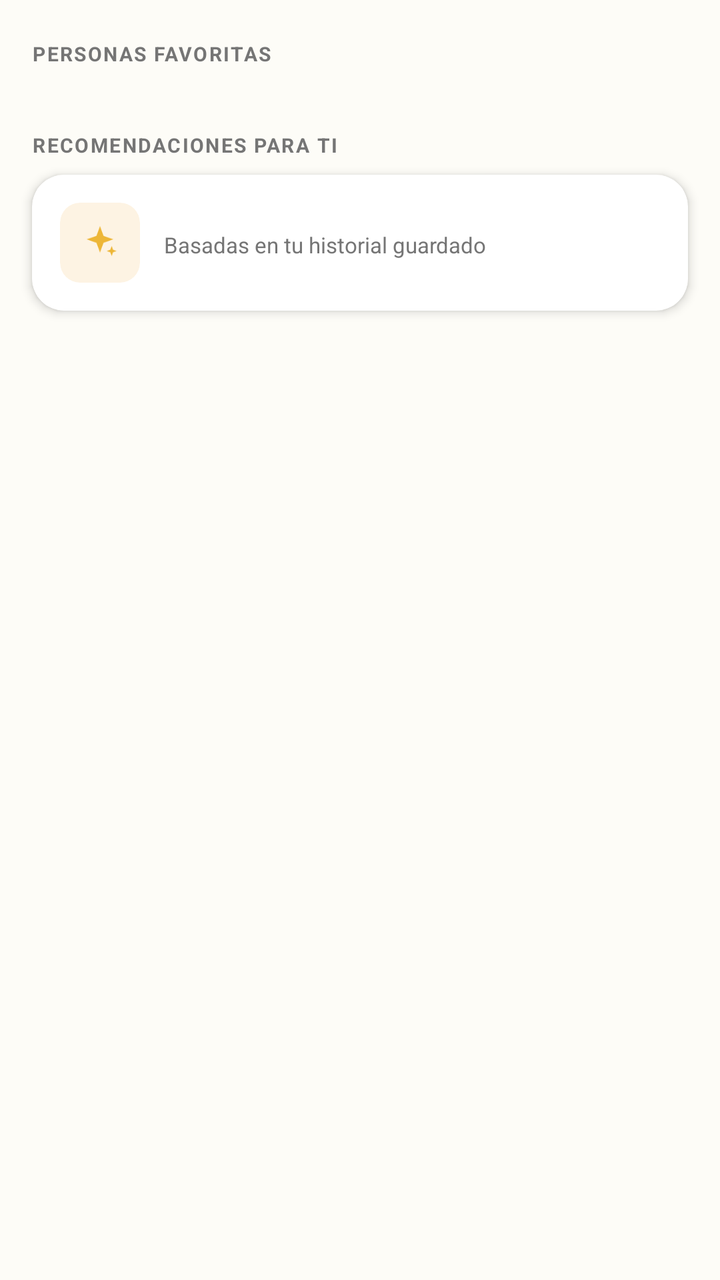
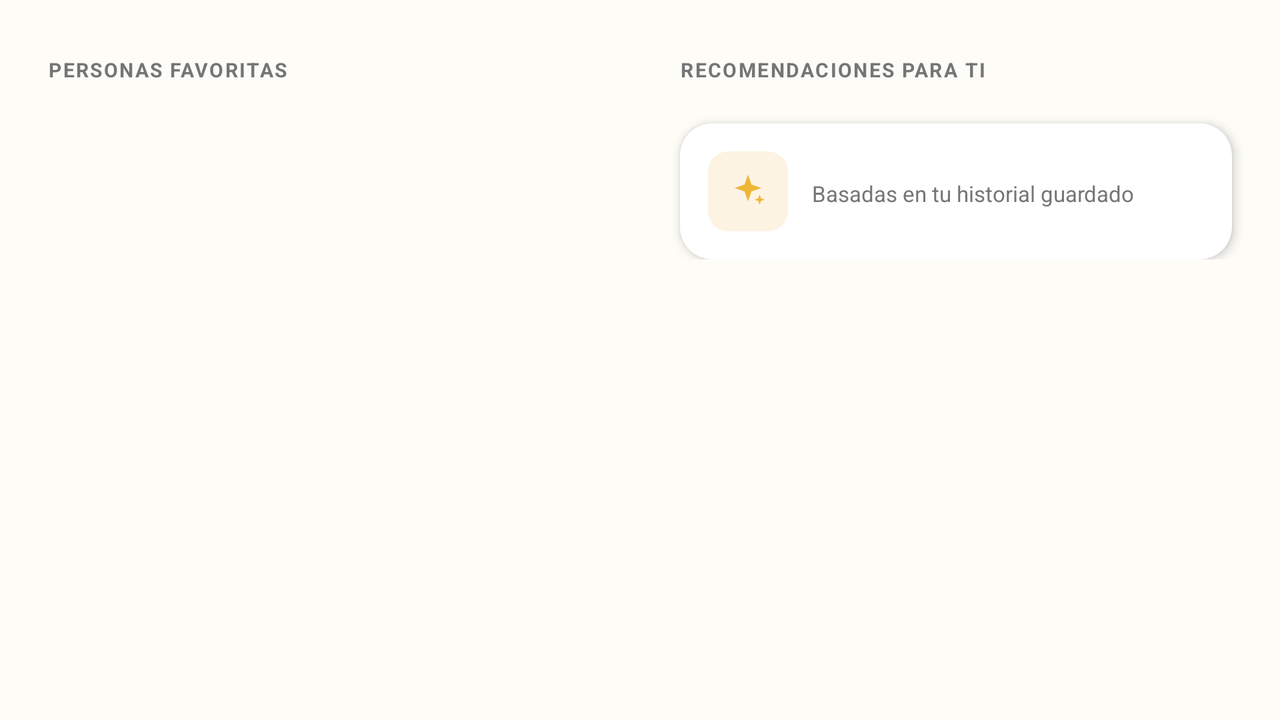

One screen, two layout resources from the same app: the default and the repository's alternative for another configuration. Each is rendered where Android would select it; the XML of both is given below.
<!-- AndroidManifest.xml: application theme Theme.MovieApp -->
<!-- res/layout/fragment_tab_perfil.xml -->
<?xml version="1.0" encoding="utf-8"?>
<androidx.core.widget.NestedScrollView xmlns:android="http://schemas.android.com/apk/res/android"
    xmlns:app="http://schemas.android.com/apk/res-auto"
    android:layout_width="match_parent"
    android:layout_height="match_parent"
    android:fillViewport="true">

    <LinearLayout
        android:layout_width="match_parent"
        android:layout_height="wrap_content"
        android:orientation="vertical"
        android:paddingBottom="32dp">

        <TextView
            android:layout_width="match_parent"
            android:layout_height="wrap_content"
            android:layout_marginStart="16dp"
            android:layout_marginTop="20dp"
            android:layout_marginEnd="16dp"
            android:layout_marginBottom="8dp"
            android:letterSpacing="0.08"
            android:text="@string/personasFavoritas"
            android:textAllCaps="true"
            android:textColor="@color/textoGrisMedio"
            android:textSize="10dp"
            android:textStyle="bold" />

        <androidx.recyclerview.widget.RecyclerView
            android:id="@+id/rvPersonasFavoritas"
            android:layout_width="match_parent"
            android:layout_height="wrap_content"
            android:clipToPadding="false"
            android:nestedScrollingEnabled="false"
            android:orientation="horizontal"
            android:paddingHorizontal="12dp"
            android:paddingBottom="4dp"
            app:layoutManager="androidx.recyclerview.widget.LinearLayoutManager" />

        <LinearLayout
            android:id="@+id/layoutEmptyPersonas"
            android:layout_width="match_parent"
            android:layout_height="wrap_content"
            android:gravity="center"
            android:orientation="vertical"
            android:padding="20dp"
            android:visibility="gone">

            <ImageView
                android:layout_width="36dp"
                android:layout_height="36dp"
                android:layout_marginBottom="8dp"
                android:contentDescription="@null"
                android:src="@drawable/ic_heart_outline"
                app:tint="@color/textoGrisMedio" />

            <TextView
                android:layout_width="wrap_content"
                android:layout_height="wrap_content"
                android:text="@string/sinFavoritos"
                android:textColor="@color/textoGrisMedio"
                android:textSize="13dp" />

        </LinearLayout>

        <TextView
            android:layout_width="match_parent"
            android:layout_height="wrap_content"
            android:layout_marginStart="16dp"
            android:layout_marginTop="20dp"
            android:layout_marginEnd="16dp"
            android:layout_marginBottom="8dp"
            android:letterSpacing="0.08"
            android:text="@string/recomendaciones"
            android:textAllCaps="true"
            android:textColor="@color/textoGrisMedio"
            android:textSize="10dp"
            android:textStyle="bold" />

        <androidx.recyclerview.widget.RecyclerView
            android:id="@+id/rvRecomendaciones"
            android:layout_width="match_parent"
            android:layout_height="wrap_content"
            android:clipToPadding="false"
            android:nestedScrollingEnabled="false"
            android:orientation="horizontal"
            android:paddingHorizontal="12dp"
            app:layoutManager="androidx.recyclerview.widget.LinearLayoutManager" />

        <androidx.cardview.widget.CardView
            android:id="@+id/cardRecomendacionesPlaceholder"
            android:layout_width="match_parent"
            android:layout_height="wrap_content"
            android:layout_marginStart="16dp"
            android:layout_marginEnd="16dp"
            app:cardBackgroundColor="@color/white"
            app:cardCornerRadius="16dp"
            app:cardElevation="3dp">

            <LinearLayout
                android:layout_width="match_parent"
                android:layout_height="wrap_content"
                android:gravity="center_vertical"
                android:orientation="horizontal"
                android:padding="14dp">

                <androidx.cardview.widget.CardView
                    android:layout_width="40dp"
                    android:layout_height="40dp"
                    app:cardBackgroundColor="@color/fondoDoradoClaro"
                    app:cardCornerRadius="10dp"
                    app:cardElevation="0dp">

                    <ImageView
                        android:layout_width="20dp"
                        android:layout_height="20dp"
                        android:layout_gravity="center"
                        android:contentDescription="@null"
                        android:src="@drawable/ic_sparkles"
                        app:tint="@color/colorBotonPendientes" />

                </androidx.cardview.widget.CardView>

                <LinearLayout
                    android:layout_width="0dp"
                    android:layout_height="wrap_content"
                    android:layout_marginStart="12dp"
                    android:layout_weight="1"
                    android:orientation="vertical">

                    <TextView
                        android:layout_width="wrap_content"
                        android:layout_height="wrap_content"
                        android:layout_marginTop="2dp"
                        android:lineSpacingExtra="2dp"
                        android:text="@string/recomendacionesDesc"
                        android:textColor="@color/textoGrisMedio"
                        android:textSize="11sp" />

                </LinearLayout>

            </LinearLayout>

        </androidx.cardview.widget.CardView>

    </LinearLayout>

</androidx.core.widget.NestedScrollView>
<!-- resources referenced by this layout -->
<resources>
  <color name="colorBotonPendientes">#EDB637</color>
  <color name="fondoDoradoClaro">#FDF3E3</color>
  <color name="textoGrisMedio">#757575</color>
  <color name="white">#FFFFFFFF</color>
  <!-- drawable ic_sparkles (drawable) -->
  <vector xmlns:android="http://schemas.android.com/apk/res/android"
      android:width="24dp"
      android:height="24dp"
      android:viewportWidth="24"
      android:viewportHeight="24">
  
      <path
          android:fillColor="@color/negroIconos"
          android:pathData="M12,2l2.1,5.9L20,10l-5.9,2.1L12,18l-2.1,-5.9L4,10l5.9,-2.1L12,2z"/>
  
      <path
          android:fillColor="@color/negroIconos"
          android:pathData="M19,14l0.8,2.2L22,17l-2.2,0.8L19,20l-0.8,-2.2L16,17l2.2,-0.8L19,14z"/>
  
  </vector>
  <string name="personasFavoritas">Personas favoritas</string>
  <string name="recomendaciones">Recomendaciones para ti</string>
  <string name="recomendacionesDesc">Basadas en tu historial guardado</string>
  <string name="sinFavoritos">Aún no tienes favoritos</string>
  <style name="Theme.MovieApp" parent="Base.Theme.MovieApp" />
  <color name="negroIconos">#000000</color>
  <style name="SpinnerDropDownItem" parent="android:Widget.TextView.SpinnerItem">
          <item name="android:layout">@layout/item_spinner_dropdown</item>
          <item name="android:textSize">13sp</item>
          <item name="android:textColor">@color/textoOscuro</item>
          <item name="android:paddingStart">16dp</item>
          <item name="android:paddingEnd">16dp</item>
          <item name="android:paddingTop">14dp</item>
          <item name="android:paddingBottom">14dp</item>
      </style>
  <style name="SpinnerDropDownList" parent="android:Widget.ListView.DropDown">
          <item name="android:background">@drawable/bg_spinner_popup</item>
          <item name="android:divider">@color/fondoGrisClaro</item>
          <item name="android:dividerHeight">0.5dp</item>
      </style>
  <style name="SpinnerOrden" parent="Widget.AppCompat.Spinner">
          <item name="android:background">@null</item>
          <item name="overlapAnchor">false</item>
      </style>
  <color name="amarilloDorado">#EDB637</color>
  <color name="fondoAmarilloClaro">#FFF3D0</color>
  <color name="textoOscuro">#1F1F1F</color>
  <color name="fondoBlanco">#FFFFFF</color>
  <color name="textoNegro">#212121</color>
  <color name="fondoGrisClaro">#FDFCF7</color>
  <color name="lineaMenu">#E0E0E0</color>
  <color name="colorFondoMenu">#FFFFFF</color>
  <dimen name="dialog_width">400dp</dimen>
  <style name="ShapeDialog">
          <item name="cornerFamily">rounded</item>
          <item name="cornerSize">20dp</item>
      </style>
  <style name="DialogBotonPositivo" parent="Widget.Material3.Button.TextButton.Dialog">
          <item name="android:textColor">@color/amarilloDorado</item>
          <item name="android:textStyle">bold</item>
          <item name="android:textAllCaps">false</item>
          <item name="android:textSize">14sp</item>
      </style>
  <style name="DialogBotonNegativo" parent="Widget.Material3.Button.TextButton.Dialog">
          <item name="android:textColor">@color/textoGrisMedio</item>
          <item name="android:textAllCaps">false</item>
          <item name="android:textSize">14sp</item>
      </style>
  <!-- drawable bg_spinner_popup (drawable) -->
  <?xml version="1.0" encoding="utf-8"?>
  <layer-list xmlns:android="http://schemas.android.com/apk/res/android">
      <item
          android:left="2dp"
          android:right="2dp"
          android:bottom="4dp"
          android:top="4dp">
          <shape android:shape="rectangle">
              <solid android:color="@color/white"/>
              <corners android:radius="10dp"/>
              <stroke
                  android:width="1dp"
                  android:color="@color/colorBotonPendientes"/>
          </shape>
      </item>
  </layer-list>
  <!-- some entries are left out for length -->
</resources>
<!-- res/layout-land/fragment_tab_perfil.xml (the repository's variant of the layout above) -->
<!-- drawn on the phone turned sideways -->
<?xml version="1.0" encoding="utf-8"?>
<androidx.core.widget.NestedScrollView xmlns:android="http://schemas.android.com/apk/res/android"
    xmlns:app="http://schemas.android.com/apk/res-auto"
    android:layout_width="match_parent"
    android:layout_height="match_parent"
    android:fillViewport="true">

    <LinearLayout
        android:layout_width="match_parent"
        android:layout_height="wrap_content"
        android:orientation="horizontal"
        android:paddingStart="8dp"
        android:paddingTop="8dp"
        android:paddingEnd="8dp"
        android:paddingBottom="24dp">

        
        <LinearLayout
            android:layout_width="0dp"
            android:layout_height="wrap_content"
            android:layout_weight="1"
            android:orientation="vertical">

            <TextView
                android:layout_width="match_parent"
                android:layout_height="wrap_content"
                android:layout_marginStart="16dp"
                android:layout_marginTop="20dp"
                android:layout_marginEnd="16dp"
                android:layout_marginBottom="8dp"
                android:letterSpacing="0.08"
                android:text="@string/personasFavoritas"
                android:textAllCaps="true"
                android:textColor="@color/textoGrisMedio"
                android:textSize="10sp"
                android:textStyle="bold" />

            <androidx.recyclerview.widget.RecyclerView
                android:id="@+id/rvPersonasFavoritas"
                android:layout_width="match_parent"
                android:layout_height="wrap_content"
                android:clipToPadding="false"
                android:nestedScrollingEnabled="false"
                android:orientation="horizontal"
                android:paddingHorizontal="12dp"
                android:paddingBottom="4dp"
                app:layoutManager="androidx.recyclerview.widget.LinearLayoutManager" />

            <LinearLayout
                android:id="@+id/layoutEmptyPersonas"
                android:layout_width="match_parent"
                android:layout_height="wrap_content"
                android:gravity="center"
                android:orientation="vertical"
                android:padding="20dp"
                android:visibility="gone">

                <ImageView
                    android:layout_width="36dp"
                    android:layout_height="36dp"
                    android:layout_marginBottom="8dp"
                    android:contentDescription="@null"
                    android:src="@drawable/ic_heart_outline"
                    app:tint="@color/textoGrisMedio" />

                <TextView
                    android:layout_width="wrap_content"
                    android:layout_height="wrap_content"
                    android:text="@string/sinFavoritos"
                    android:textColor="@color/textoGrisMedio"
                    android:textSize="13sp" />
            </LinearLayout>
        </LinearLayout>

        
        <Space
            android:layout_width="8dp"
            android:layout_height="match_parent" />

        
        <LinearLayout
            android:layout_width="0dp"
            android:layout_height="wrap_content"
            android:layout_weight="1"
            android:orientation="vertical">

            <TextView
                android:layout_width="match_parent"
                android:layout_height="wrap_content"
                android:layout_marginStart="16dp"
                android:layout_marginTop="20dp"
                android:layout_marginEnd="16dp"
                android:layout_marginBottom="8dp"
                android:letterSpacing="0.08"
                android:text="@string/recomendaciones"
                android:textAllCaps="true"
                android:textColor="@color/textoGrisMedio"
                android:textSize="10sp"
                android:textStyle="bold" />

            <androidx.recyclerview.widget.RecyclerView
                android:id="@+id/rvRecomendaciones"
                android:layout_width="match_parent"
                android:layout_height="wrap_content"
                android:clipToPadding="false"
                android:nestedScrollingEnabled="false"
                android:orientation="horizontal"
                android:paddingHorizontal="12dp"
                app:layoutManager="androidx.recyclerview.widget.LinearLayoutManager" />

            <androidx.cardview.widget.CardView
                android:id="@+id/cardRecomendacionesPlaceholder"
                android:layout_width="match_parent"
                android:layout_height="wrap_content"
                android:layout_marginStart="16dp"
                android:layout_marginTop="12dp"
                android:layout_marginEnd="16dp"
                app:cardBackgroundColor="@color/white"
                app:cardCornerRadius="16dp"
                app:cardElevation="3dp">

                <LinearLayout
                    android:layout_width="match_parent"
                    android:layout_height="wrap_content"
                    android:gravity="center_vertical"
                    android:orientation="horizontal"
                    android:padding="14dp">

                    <androidx.cardview.widget.CardView
                        android:layout_width="40dp"
                        android:layout_height="40dp"
                        app:cardBackgroundColor="@color/fondoDoradoClaro"
                        app:cardCornerRadius="10dp"
                        app:cardElevation="0dp">

                        <ImageView
                            android:layout_width="20dp"
                            android:layout_height="20dp"
                            android:layout_gravity="center"
                            android:contentDescription="@null"
                            android:src="@drawable/ic_sparkles"
                            app:tint="@color/colorBotonPendientes" />
                    </androidx.cardview.widget.CardView>

                    <LinearLayout
                        android:layout_width="0dp"
                        android:layout_height="wrap_content"
                        android:layout_marginStart="12dp"
                        android:layout_weight="1"
                        android:orientation="vertical">

                        <TextView
                            android:layout_width="wrap_content"
                            android:layout_height="wrap_content"
                            android:layout_marginTop="2dp"
                            android:lineSpacingExtra="2dp"
                            android:text="@string/recomendacionesDesc"
                            android:textColor="@color/textoGrisMedio"
                            android:textSize="11sp" />
                    </LinearLayout>
                </LinearLayout>
            </androidx.cardview.widget.CardView>
        </LinearLayout>

    </LinearLayout>
</androidx.core.widget.NestedScrollView>
